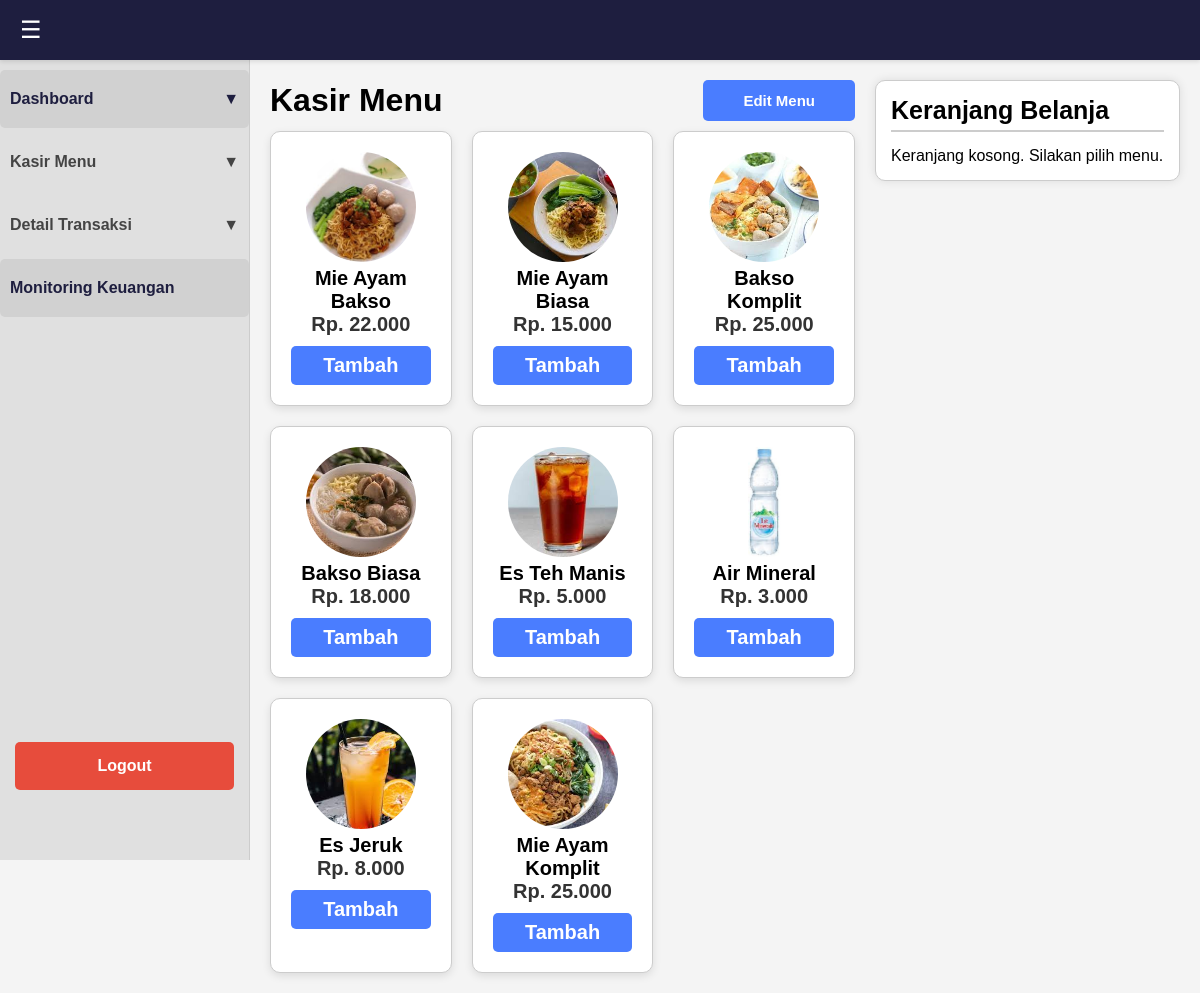
The page /kasir.php (signed in) on the database its author committed.
### tables this page shows
CREATE TABLE `menu` (
  `id` int(11) NOT NULL,
  `nama` varchar(100) NOT NULL,
  `harga` int(11) NOT NULL,
  `foto` varchar(255) DEFAULT NULL
);

### kasir.php (the view, shortened to what this page needs)
<?php
include 'config/db_config.php';
try {
    $stmt = $pdo->query("SELECT * FROM menu");
    $menus = $stmt->fetchAll(PDO::FETCH_ASSOC);
} catch (Exception $e) {
}
?>
<!DOCTYPE html>
<html lang="id">
<head>
    <link rel="stylesheet" href="assets/style.css">
</head>
<body>
<div class="header">
    <span class="menu-toggle">☰</span>
</div>
<div class="sidebar">
    <a href="dashboard.php" class="sidebar-nav-item active">Dashboard <span>&#9660;</span></a>
    <a href="kasir.php" class="sidebar-nav-item">Kasir Menu <span>&#9660;</span></a>
    <a href="detail_transaksi.php" class="sidebar-nav-item">Detail Transaksi <span>&#9660;</span></a>
    <a href="monitoring.php" class="sidebar-item active">Monitoring Keuangan</a>
    <div class="logout-btn" onclick="location.href='logout.php'">Logout</div>
</div>
<div class="main-content main-container">
    <div class="menu-area">
        <div class="menu-header">
            <h1>Kasir Menu</h1>
            <button class="edit-menu-btn" onclick="location.href='edit_menu.php'">Edit Menu</button>
        </div>
        <div class="menu-grid">
            <?php foreach ($menus as $menu): ?>
                <div class="menu-item">
                    <?php if (!empty($menu['foto'])): ?>
                        <img src="uploads/<?php echo htmlspecialchars($menu['foto']); ?>" alt="Foto Menu">
                    <?php else: ?>
                        <div class="menu-item-image"></div>
                    <?php endif; ?>
                    <p><strong><?php echo htmlspecialchars($menu['nama']); ?></strong></p>
                    <p class="menu-item-price">Rp. <?php echo number_format($menu['harga'], 0, ',', '.'); ?></p>
                    <a href="kasir.php?add=<?php echo $menu['id']; ?>" class="add-button">Tambah</a>
                </div>
            <?php endforeach; ?>
        </div>
    </div>
    <div class="cart-area">
        <h2>Keranjang Belanja</h2>
        <?php if (empty($_SESSION['keranjang'])): ?>
            <p>Keranjang kosong. Silakan pilih menu.</p>
        <?php endif; ?>
    </div>
</div>
</body>
</html>

### assets/style.css (style rules this page uses)
* { box-sizing: border-box; margin: 0; padding: 0; font-family: Arial, sans-serif; }
body { background-color: #f4f4f4; }
.header { background-color: #1e1e3f; color: white; padding: 15px 20px; display: flex; align-items: center; position: fixed; width: 100%; height: 60px; z-index: 10; box-shadow: 0 2px 4px rgba(0,0,0,0.1); }
.menu-toggle { font-size: 24px; cursor: pointer; margin-right: 20px; }
.sidebar { width: 250px; background-color: #e0e0e0; height: 100vh; padding: 10px 0; color: #333; position: fixed; top: 60px; left: 0; display: flex; flex-direction: column; border-right: 1px solid #ccc; }
.sidebar a { color: #444; text-decoration: none; padding: 20px 10px; display: flex; justify-content: space-between; align-items: center; border-radius: 5px; margin-bottom: 5px; transition: background-color 0.2s; font-weight: bold; }
.sidebar a:hover, .sidebar .active { background-color: #d1d1d1; color: #1e1e3f; }
.sidebar .logout-btn { background-color: #e74c3c; color: white; padding: 15px 20px; text-align: center; border-radius: 5px; margin: auto 15px 60px 15px; cursor: pointer; font-weight: bold; transition: background-color 0.2s; }
.main-content { margin-left: 250px; padding: 20px; padding-top: 80px; flex-grow: 1; }
.edit-menu-btn { background-color: #4a7dff; color: white; padding: 12px 40px; border: none; border-radius: 5px; cursor: pointer; font-weight: bold; transition: background-color 0.2s; font-size: 15px; }
.main-container { display: flex; gap: 20px; }
.menu-area { flex-grow: 1; }
.menu-grid { display: grid; grid-template-columns: repeat(3, 1fr); gap: 20px; margin-top: 10px; }
.menu-item { background-color: #fff; border-radius: 8px; padding: 15px; text-align: center; box-shadow: 0 2px 8px rgba(0,0,0,0.1); border: 1px solid #ccc; transition: transform 0.2s; font-size: 20px; }
.menu-item-price { font-weight: bold; margin-bottom: 10px; color: #333; font-size: 20px; }
.add-button { background-color: #4a7dff; color: white; padding: 8px 0; border: none; border-radius: 5px; cursor: pointer; width: 100%; display: block; text-align: center; text-decoration: none; font-weight: bold; transition: background-color 0.2s; }
.cart-area { width: 350px; background-color: #fff; padding: 15px; border-radius: 10px; box-shadow: 0 0 10px rgba(0,0,0,0.1); border: 1px solid #ccc; height: fit-content; }
.cart-area h2 { font-size: 25px; margin-bottom: 15px; border-bottom: 2px solid #ccc; padding-bottom: 5px; }
.menu-header { display: flex; justify-content: space-between; align-items: center; }
.menu-item { padding: 20px; border-radius: 10px; box-shadow: 0 3px 8px rgba(0, 0, 0, 0.1); transition: transform 0.2s, box-shadow 0.2s; }
.menu-item img { width: 110px; height: 110px; border-radius: 50%; object-fit: cover; }

### rows shown on the page
menu: foto (picture), nama "Mie Ayam Bakso", harga "22.000"
menu: foto (picture), nama "Mie Ayam Biasa", harga "15.000"
menu: foto (picture), nama "Bakso Komplit", harga "25.000"
menu: foto (picture), nama "Bakso Biasa", harga "18.000"
menu: foto (picture), nama "Es Teh Manis", harga "5.000"
menu: foto (picture), nama "Air Mineral", harga "3.000"
menu: foto (picture), nama "Es Jeruk", harga "8.000"
menu: foto (picture), nama "Mie Ayam Komplit", harga "25.000"
